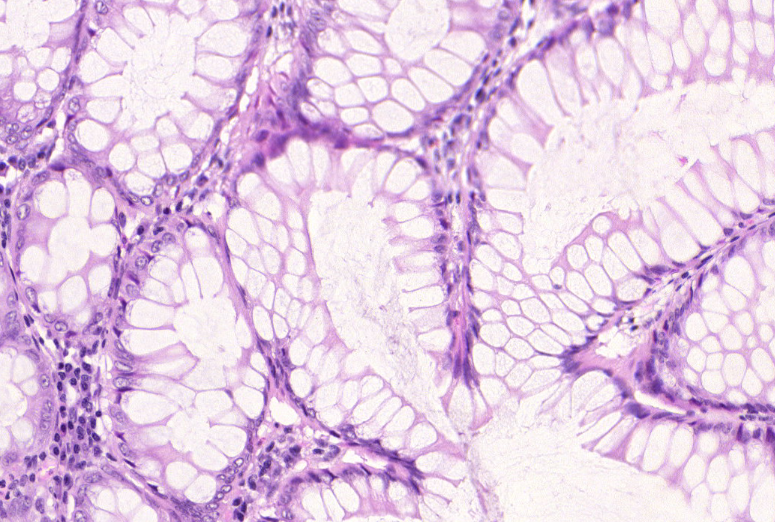
#> input picture testA_1.bmp, 775 x 522 px, found by its file name
$ jupyter execute 'DIZAJN_I_OPTIMIZACIJA_CJELOVITOG_PIPELINEA_ZA_SEGMENTACIJU_ŽLIJEZDANIH_STRUKTURA_U_HISTOLOŠKIM_SLIKAMA.ipynb'
#> lines starting #> are read from the running program, lines starting #| are printed output that depends on the picture; after the words box and inside, x2 and y2 are one past the last pixel; in counts of white or black regions, pixels touching at a corner belong together
<a href="https://colab.research.google.com/github/crazycroat/racunalni_vid_zeljko_krijan/blob/main/DIZAJN_I_OPTIMIZACIJA_CJELOVITOG_PIPELINEA_ZA_SEGMENTACIJU_%C5%BDLIJEZDANIH_STRUKTURA_U_HISTOLO%C5%A0KIM_SLIKAMA.ipynb" target="_parent"></a>

1. Uvoz biblioteka

[cell 1]
import cv2
import numpy as np
import matplotlib.pyplot as plt
from skimage import measure, morphology
import pandas as pd

plt.rcParams['figure.figsize'] = (6,4)

2. Učitavanje slike i maske

[cell 2]
# Učitaj histološku sliku i masku
img = cv2.imread("slike/testA_1.bmp")
#> img is the input picture: shape (522, 775, 3); mean B, G, R 227.4, 201.8, 227
mask = cv2.imread("slike/testA_1_anno.bmp", cv2.IMREAD_GRAYSCALE)
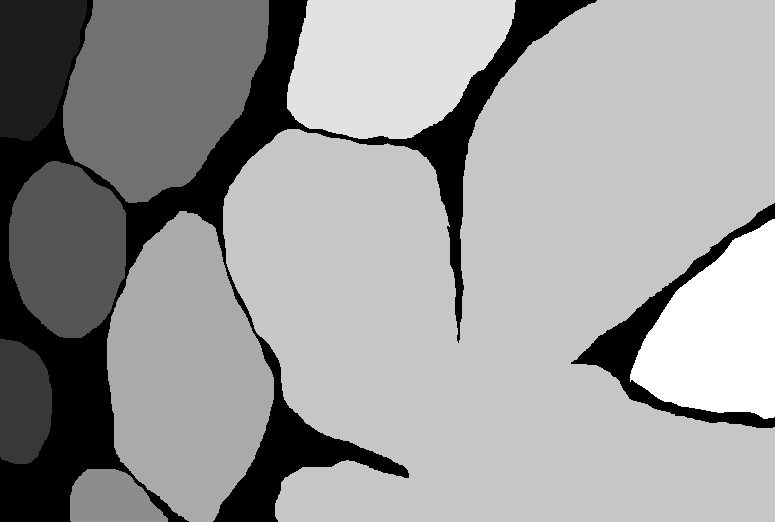
#> input picture testA_1_anno.bmp, 775 x 522 px, found by its file name
#> mask is the input picture: shape (522, 775); min 0, max 9, mean 5.46

# Pretvorba u grayscale
gray = cv2.cvtColor(img, cv2.COLOR_BGR2GRAY)
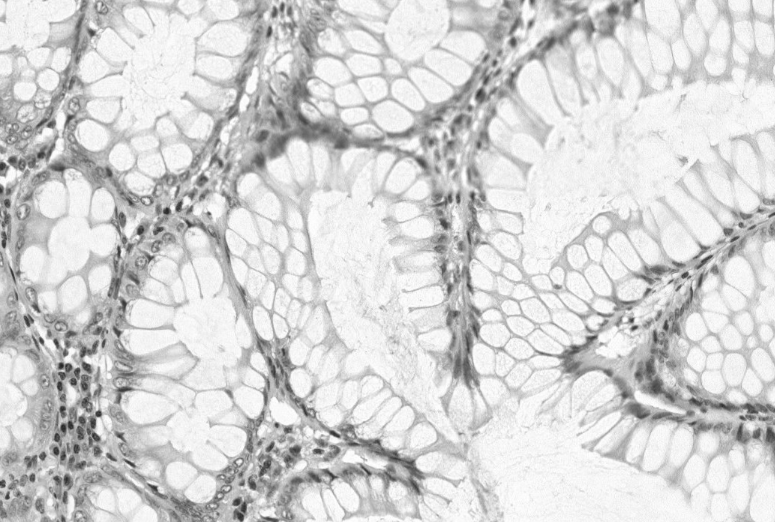
#> gray: shape (522, 775); min 36, max 255, mean 212.3

plt.figure(figsize=(10,4))
plt.subplot(1,2,1); plt.imshow(gray, cmap='gray'); plt.title("Original grayscale"); plt.axis('off')
plt.subplot(1,2,2); plt.imshow(mask, cmap='gray'); plt.title("Ground truth maska"); plt.axis('off')
plt.show()
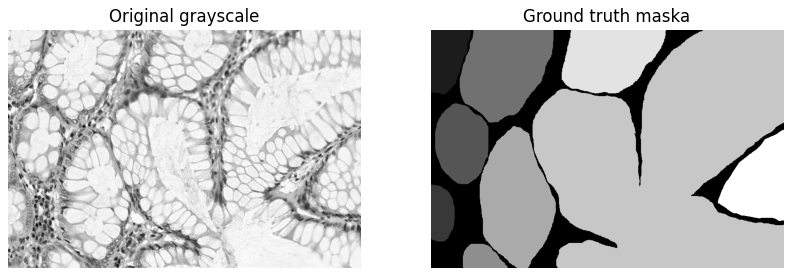
#> figure drawn by matplotlib, 2 panels

3. Predobrada slike

[cell 3]
def preprocess(image):
    # Normalizacija intenziteta
    norm = cv2.normalize(image, None, 0, 255, cv2.NORM_MINMAX)
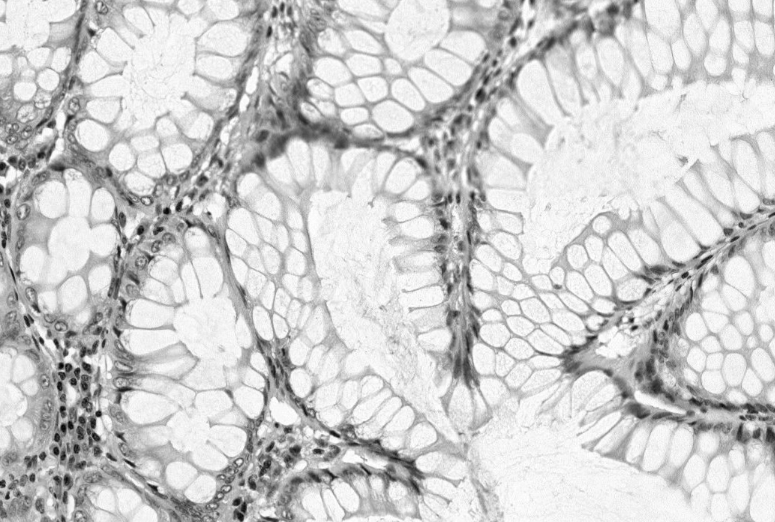
#> norm: shape (522, 775); min 0, max 255, mean 205.3

    # Gaussian filtriranje
    blur = cv2.GaussianBlur(norm, (5,5), 0)

    return blur

pre = preprocess(gray)

plt.imshow(pre, cmap='gray')
plt.title("Predobrada")
plt.axis('off')
plt.show()

4. Segmentacija (Otsu metoda)

[cell 4]
def segment(image):
    # Otsu binarizacija
    _, otsu = cv2.threshold(image, 0, 255, cv2.THRESH_BINARY + cv2.THRESH_OTSU)
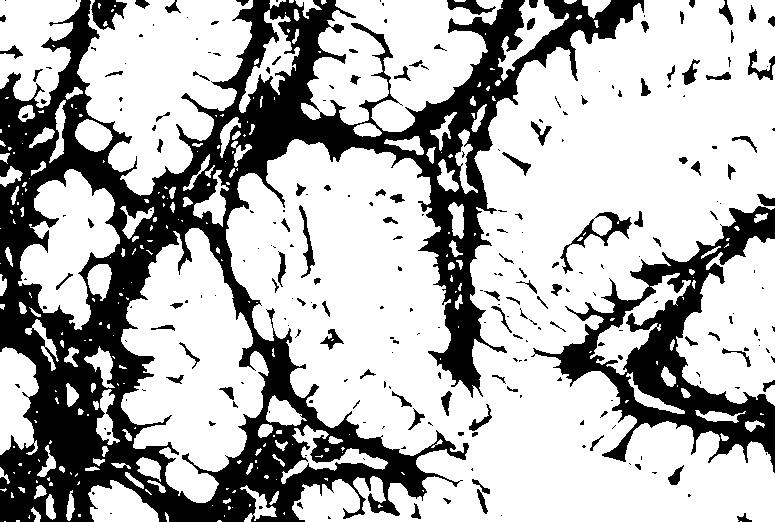
#> otsu: shape (522, 775); 70.1% white; 259 black regions (149 under 20 px), largest, box (x1, y1, x2, y2) and area: (0, 0, 644, 522) 94798, (531, 206, 775, 473) 16633, (560, 212, 632, 274) 766
    return otsu

seg_initial = segment(pre)

plt.imshow(seg_initial, cmap='gray')
plt.title("Početna segmentacija (Otsu)")
plt.axis('off')
plt.show()

5. Postobrada (morfologija)

[cell 5]
kernel = np.ones((3,3), np.uint8)

def postprocess(binary):
    # Opening (uklanjanje šuma)
    opened = cv2.morphologyEx(binary, cv2.MORPH_OPEN, kernel)
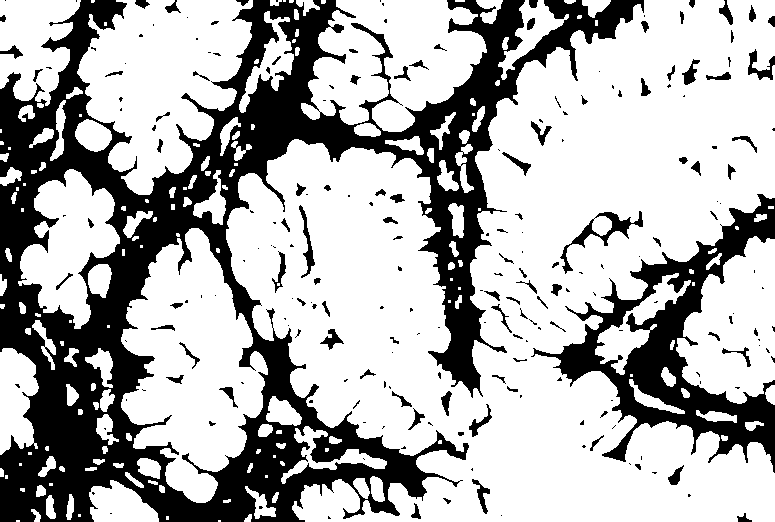
#> opened: shape (522, 775); 69.4% white; 223 black regions (123 under 20 px), largest, box (x1, y1, x2, y2) and area: (0, 0, 644, 522) 98092, (531, 194, 775, 473) 17305, (560, 211, 643, 274) 877

    # Closing (popunjavanje rupa)
    closed = cv2.morphologyEx(opened, cv2.MORPH_CLOSE, kernel)
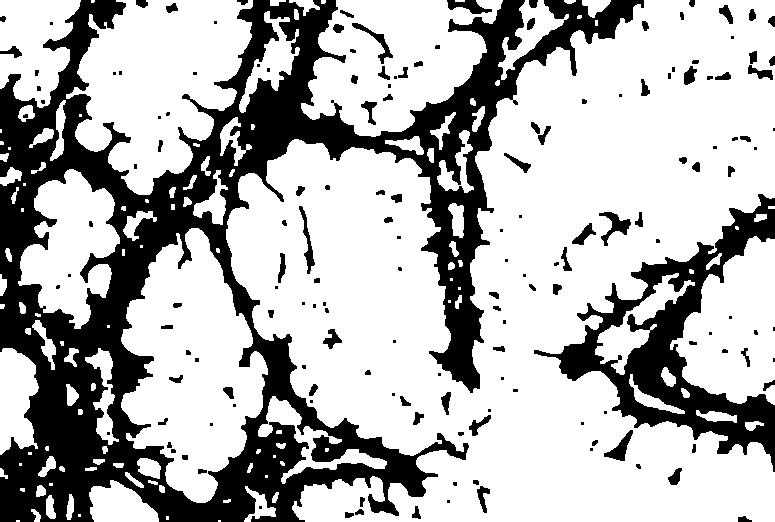
#> closed: shape (522, 775); 70.4% white; 161 black regions (64 under 20 px), largest, box (x1, y1, x2, y2) and area: (0, 0, 644, 522) 94859, (534, 194, 775, 472) 16503, (599, 212, 631, 246) 401

    # Uklanjanje malih objekata
    cleaned = morphology.remove_small_objects(closed.astype(bool), min_size=200)
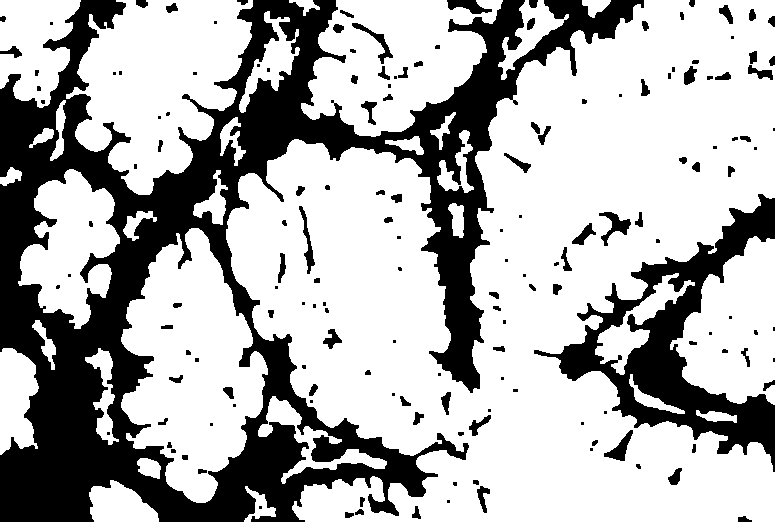
#> cleaned: shape (522, 775) bool; 69.3% white; 160 black regions (63 under 20 px), largest, box (x1, y1, x2, y2) and area: (0, 0, 644, 522) 98794, (534, 194, 775, 472) 17136, (599, 212, 631, 246) 401
    cleaned = (cleaned * 255).astype(np.uint8)

    return cleaned

seg_final = postprocess(seg_initial)

plt.imshow(seg_final, cmap='gray')
plt.title("Segmentacija nakon postobrade")
plt.axis('off')
plt.show()

6. Evaluacija (Dice i IoU)

[cell 6]
def dice_score(pred, gt):
    pred = pred > 0
    gt = gt > 0
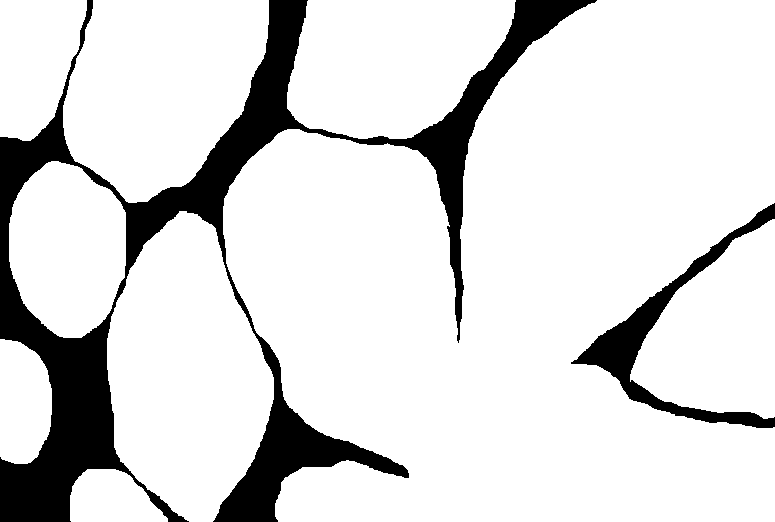
#> gt: shape (522, 775) bool; 85.9% white; 2 black regions, box (x1, y1, x2, y2) and area: (0, 0, 597, 522) 50553, (571, 203, 775, 428) 6510
    intersection = np.logical_and(pred, gt).sum()
#> intersection = 265179
    denom = pred.sum() + gt.sum()
#> denom = 631012
    return 2 * intersection / denom if denom != 0 else 1.0

def iou_score(pred, gt):
    pred = pred > 0
    gt = gt > 0
    intersection = np.logical_and(pred, gt).sum()
    union = np.logical_or(pred, gt).sum()
    return intersection / union if union != 0 else 1.0

dice_initial = dice_score(seg_initial, mask)
#> dice_initial = 0.84
iou_initial = iou_score(seg_initial, mask)
#> in iou_score, `intersection = np.logical_and(pred, gt).sum()`: intersection = 265179
#> in iou_score, `union = np.logical_or(pred, gt).sum()`: union = 365833
#> iou_initial = 0.725

dice_final = dice_score(seg_final, mask)
#> dice_final = 0.848
iou_final = iou_score(seg_final, mask)
#> iou_final = 0.736

df = pd.DataFrame({
    "Verzija": ["Početna segmentacija", "Nakon postobrade"],
    "Dice": [dice_initial, dice_final],
    "IoU": [iou_initial, iou_final]
})
#> df = table of 2 rows and 3 columns

df
#> Out = table of 2 rows and 3 columns

7. Grafički prikaz metrika

[cell 7]
ax = df.plot(x="Verzija", y=["Dice", "IoU"], kind="bar", ylim=(0,1), rot=0)
ax.set_title("Usporedba metrika segmentacije")
ax.set_ylabel("Vrijednost metrike")
plt.show()
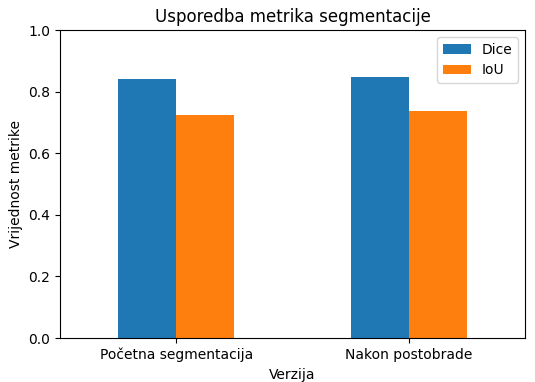
#> figure drawn by matplotlib, 1 panel

8. Vizualni prikaz svih koraka

[cell 8]
plt.figure(figsize=(12,6))

plt.subplot(2,3,1); plt.imshow(gray, cmap='gray'); plt.title("Original"); plt.axis('off')
plt.subplot(2,3,2); plt.imshow(pre, cmap='gray'); plt.title("Predobrada"); plt.axis('off')
plt.subplot(2,3,3); plt.imshow(seg_initial, cmap='gray'); plt.title("Otsu segmentacija"); plt.axis('off')

plt.subplot(2,3,4); plt.imshow(mask, cmap='gray'); plt.title("Ground truth"); plt.axis('off')
plt.subplot(2,3,5); plt.imshow(seg_final, cmap='gray'); plt.title("Finalna segmentacija"); plt.axis('off')

plt.tight_layout()
plt.show()
